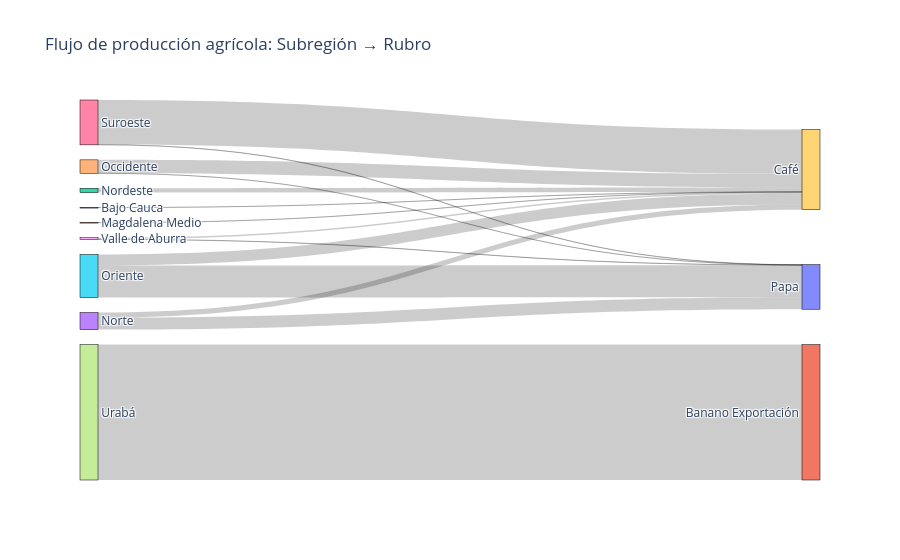

The notebook cell this image was saved under:
### Code cell
fig = func.sankey_subregion_rubro(df_completo)
fig.show()

### Figure 1 — Plotly figure (JSON) as saved in the notebook; plotly's stock layout.template omitted (floating-point values rounded to 4 significant figures)
{"data": [{"link": {"source": [0, 1, 2, 3, 3, 4, 4, 5, 5, 6, 6, 7, 8, 8], "target": [9, 9, 9, 9, 10, 9, 10, 9, 10, 9, 10, 11, 9, 10], "value": [133.0, 10230.0, 264700.0, 318000.0, 734500.0, 828100.0, 607.0, 675700.0, 1982000.0, 2754000.0, 15720.0, 8358000.0, 93470.0, 16440.0]}, "node": {"label": ["Bajo Cauca", "Magdalena Medio", "Nordeste", "Norte", "Occidente", "Oriente", "Suroeste", "Urabá", "Valle de Aburra", "Café", "Papa", "Banano Exportación"], "line": {"color": "black", "width": 0.5}, "pad": 15, "thickness": 18}, "type": "sankey"}], "layout": {"font": {"size": 12}, "title": {"text": "Flujo de producción agrícola: Subregión → Rubro"}}}
